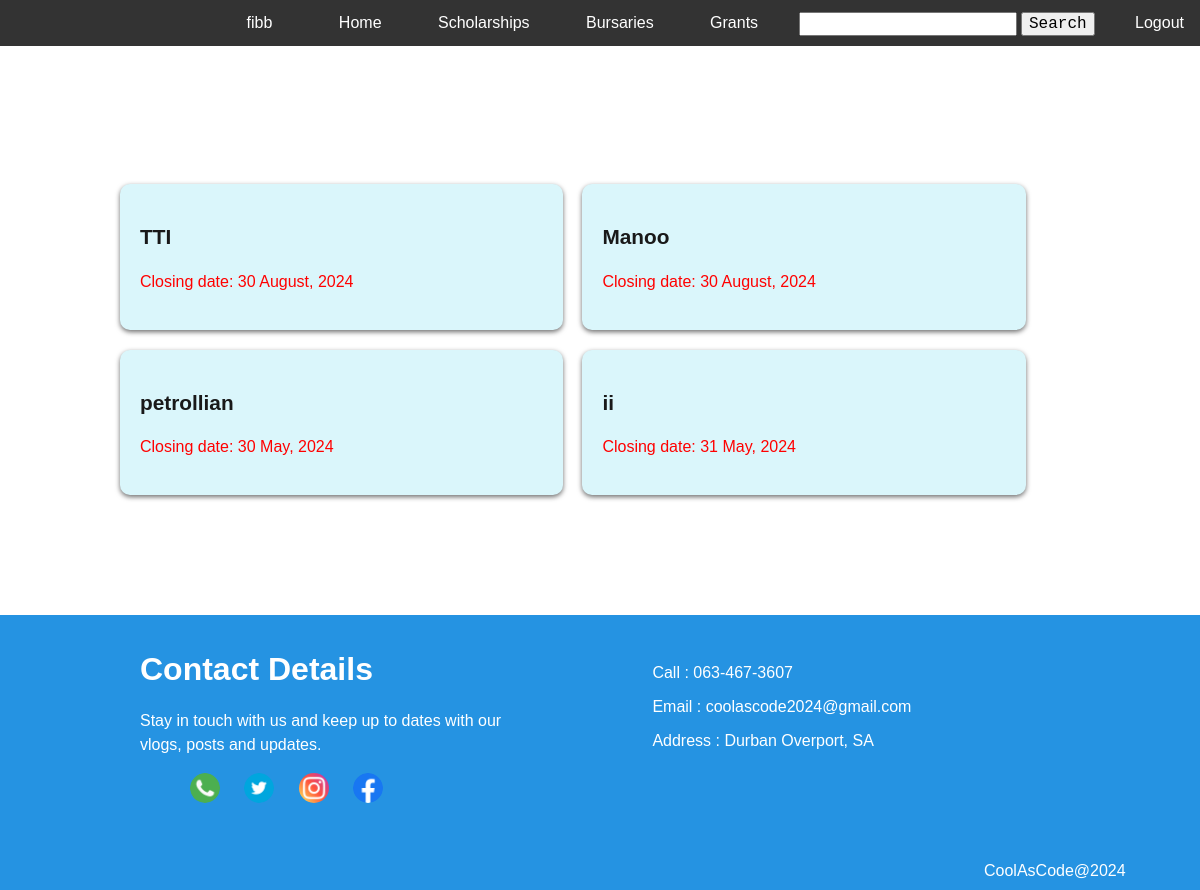
/scholarships (signed in), run on the app's committed database.
### main.py (models this page shows, shortened)
class Financial_Aid(db.Model):
    _id = db.Column("id", db.Integer, primary_key=True)
    name = db.Column(db.String(50), nullable=False)
    _type = db.Column(db.String(20), nullable=False)
    opening_date = db.Column(db.Date)
    closing_date = db.Column(db.Date)
    supported_fields = db.Column(db.String(250), nullable=False)
    requirements_list = db.Column(db.String(250), nullable=False)
    url_link =  db.Column(db.String(150))
    email_address = db.Column(db.String(50))
    status = db.Column(db.String(30), nullable=False, default= "Open")

### main.py (the view)
@app.route('/scholarships')
def scholarships():
    res = Financial_Aid.query.all()
    for aid in res:
        aid.closing_date =  aid.closing_date.strftime( "%d %B, %Y" )
        aid.days_left = (aid.opening_date-date.today()).days
        aid.opening_date =  aid.opening_date.strftime( "%d %B, %Y" )
    if "username" in session:
        return render_template('scholarships.html', data=res, username=session['username'],
            message=(None, None))
    else:
        return redirect(url_for('login'))

### templates/scholarships.html (shortened to what this page needs)
{% extends 'base.html' %}
{% block username %}{{username}}{% endblock %}
{% block content %}
<div class="container-home">
    {% for aid in data %}
        {% if aid._type.lower() == "scholarship" %}
        <a href="/view_aid/{{aid._id}}">
            <div class="container-home-section">
                <a href="/view_aid/{{aid._id}}"><h2>{{aid.name}}</h2></a>
                <p>Closing date: {{aid.closing_date}}</p>
            </div>
        </a>
    {% endif %}
    {% endfor %}
</div>
{% endblock %}

### templates/base.html (style rules this page uses)
body { margin: 0; padding: 0; font-family: Arial, sans-serif; }
.container-home { padding: 100px 10%; display: flex; flex-wrap: wrap; }
.container-home-section { background: #daf6fb; border-radius: 10px; box-shadow: 0 2px 5px #6e6e6e; margin-bottom: 20px; padding: 20px; line-height: 1.5; width: 42%; margin-right: 2%; }
.container-home-section a { text-decoration: none; width: fit-content; }
.container-home-section a h2 { color:#191919; font-size: 130%; width: fit-content; }
.container-home-section p { color: red; font-weight: 500; }

### data on the page
Financial_Aid: name "TTI", closing_date "30 August, 2024"
Financial_Aid: name "Manoo", closing_date "30 August, 2024"
Financial_Aid: name "petrollian", closing_date "30 May, 2024"
Financial_Aid: name "ii", closing_date "31 May, 2024"

### other printed values
{{ username }} "fibb"
